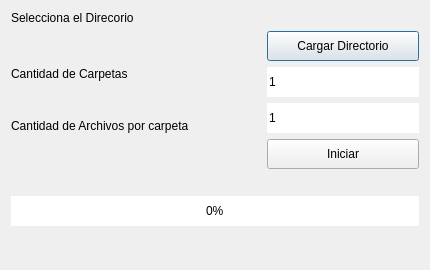
<?xml version="1.0" encoding="UTF-8"?>
<ui version="4.0">
 <class>Dialog</class>
 <widget class="QDialog" name="Dialog">
  <property name="geometry">
   <rect>
    <x>0</x>
    <y>0</y>
    <width>430</width>
    <height>270</height>
   </rect>
  </property>
  <property name="minimumSize">
   <size>
    <width>430</width>
    <height>270</height>
   </size>
  </property>
  <property name="maximumSize">
   <size>
    <width>430</width>
    <height>270</height>
   </size>
  </property>
  <property name="windowTitle">
   <string>Invertex Index Process</string>
  </property>
  <property name="styleSheet">
   <string notr="true">QProgressBar {
	background: #fff;
	text-align: center;
	border:none;
}

QProgressBar::chunk {
	background: #41cd52;
}

QProgressBar::chunk:hover {
	background: #21be2b;
}

QSpinBox {
	background: #fff;
	border: none;
}</string>
  </property>
  <layout class="QVBoxLayout" name="verticalLayout_3">
   <item>
    <widget class="QLabel" name="l_dir">
     <property name="text">
      <string>Selecciona el Direcorio</string>
     </property>
    </widget>
   </item>
   <item>
    <layout class="QHBoxLayout" name="horizontalLayout_2">
     <item>
      <layout class="QVBoxLayout" name="verticalLayout">
       <item>
        <spacer name="horizontalSpacer_2">
         <property name="orientation">
          <enum>Qt::Horizontal</enum>
         </property>
         <property name="sizeType">
          <enum>QSizePolicy::Preferred</enum>
         </property>
         <property name="sizeHint" stdset="0">
          <size>
           <width>40</width>
           <height>20</height>
          </size>
         </property>
        </spacer>
       </item>
       <item>
        <widget class="QLabel" name="label">
         <property name="minimumSize">
          <size>
           <width>250</width>
           <height>30</height>
          </size>
         </property>
         <property name="text">
          <string>Cantidad de Carpetas</string>
         </property>
        </widget>
       </item>
       <item>
        <widget class="QLabel" name="label_2">
         <property name="minimumSize">
          <size>
           <width>0</width>
           <height>30</height>
          </size>
         </property>
         <property name="text">
          <string>Cantidad de Archivos por carpeta</string>
         </property>
        </widget>
       </item>
       <item>
        <spacer name="horizontalSpacer">
         <property name="orientation">
          <enum>Qt::Horizontal</enum>
         </property>
         <property name="sizeType">
          <enum>QSizePolicy::Preferred</enum>
         </property>
         <property name="sizeHint" stdset="0">
          <size>
           <width>40</width>
           <height>20</height>
          </size>
         </property>
        </spacer>
       </item>
      </layout>
     </item>
     <item>
      <layout class="QVBoxLayout" name="verticalLayout_2">
       <item>
        <widget class="QPushButton" name="pb_cargar_directorio">
         <property name="minimumSize">
          <size>
           <width>0</width>
           <height>30</height>
          </size>
         </property>
         <property name="text">
          <string>Cargar Directorio</string>
         </property>
        </widget>
       </item>
       <item>
        <widget class="QSpinBox" name="sb_file">
         <property name="minimumSize">
          <size>
           <width>0</width>
           <height>30</height>
          </size>
         </property>
         <property name="statusTip">
          <string>Cantidad de carpetas para excanear (Máximo 20)</string>
         </property>
         <property name="buttonSymbols">
          <enum>QAbstractSpinBox::NoButtons</enum>
         </property>
         <property name="minimum">
          <number>1</number>
         </property>
        </widget>
       </item>
       <item>
        <widget class="QSpinBox" name="sb_doc">
         <property name="minimumSize">
          <size>
           <width>0</width>
           <height>30</height>
          </size>
         </property>
         <property name="statusTip">
          <string>Cantidad de archivos a indexar por carpeta (Máximo 1000)</string>
         </property>
         <property name="buttonSymbols">
          <enum>QAbstractSpinBox::NoButtons</enum>
         </property>
         <property name="minimum">
          <number>1</number>
         </property>
        </widget>
       </item>
       <item>
        <widget class="QPushButton" name="pb_start">
         <property name="minimumSize">
          <size>
           <width>0</width>
           <height>30</height>
          </size>
         </property>
         <property name="statusTip">
          <string>Iniciar proceso</string>
         </property>
         <property name="text">
          <string>Iniciar</string>
         </property>
        </widget>
       </item>
      </layout>
     </item>
    </layout>
   </item>
   <item>
    <spacer name="verticalSpacer">
     <property name="orientation">
      <enum>Qt::Vertical</enum>
     </property>
     <property name="sizeType">
      <enum>QSizePolicy::Expanding</enum>
     </property>
     <property name="sizeHint" stdset="0">
      <size>
       <width>20</width>
       <height>26</height>
      </size>
     </property>
    </spacer>
   </item>
   <item>
    <widget class="QProgressBar" name="pb_main">
     <property name="minimumSize">
      <size>
       <width>0</width>
       <height>30</height>
      </size>
     </property>
     <property name="value">
      <number>0</number>
     </property>
     <property name="orientation">
      <enum>Qt::Horizontal</enum>
     </property>
    </widget>
   </item>
   <item>
    <spacer name="verticalSpacer_2">
     <property name="orientation">
      <enum>Qt::Vertical</enum>
     </property>
     <property name="sizeHint" stdset="0">
      <size>
       <width>20</width>
       <height>18</height>
      </size>
     </property>
    </spacer>
   </item>
   <item>
    <widget class="QLabel" name="l_staus">
     <property name="text">
      <string/>
     </property>
    </widget>
   </item>
  </layout>
 </widget>
 <resources/>
 <connections/>
</ui>
